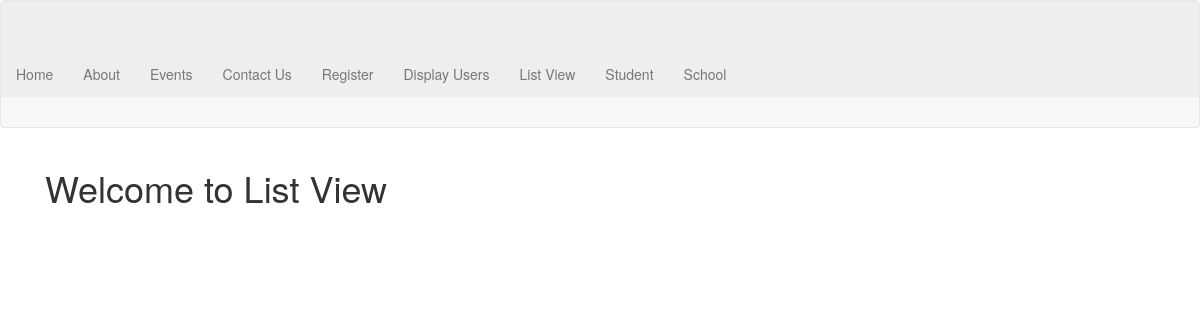
Before: /first_app/school_list/ with the older database file.
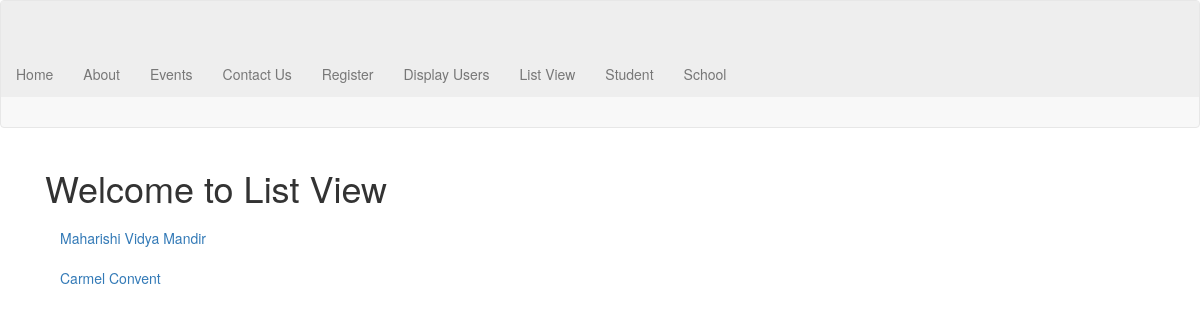
After: the same page with the newer database file.
### first_app/models.py (models this page shows, shortened)
class School(models.Model):
    name = models.CharField(max_length=100)
    principal = models.CharField(max_length=100)
    location = models.CharField(max_length=256)

### first_app/views.py (the view)
class SchoolListView(ListView):
    model = School
    template_name = 'school_list.html'

### first_app/template/school_list.html
{% extends 'index.html' %} {% block content %}
<div class="col-md-12">
  <h1>Welcome to List View</h1>
  {% for school in school_list %}
  <ul class="nav">
    <li><a href="{{school.id}}/">{{school.name}}</a></li>
  </ul>
  {% endfor %}
</div>
{% endblock %}

Changed rows visible on the page:
added School: name "Maharishi Vidya Mandir"
added School: name "Carmel Convent"
